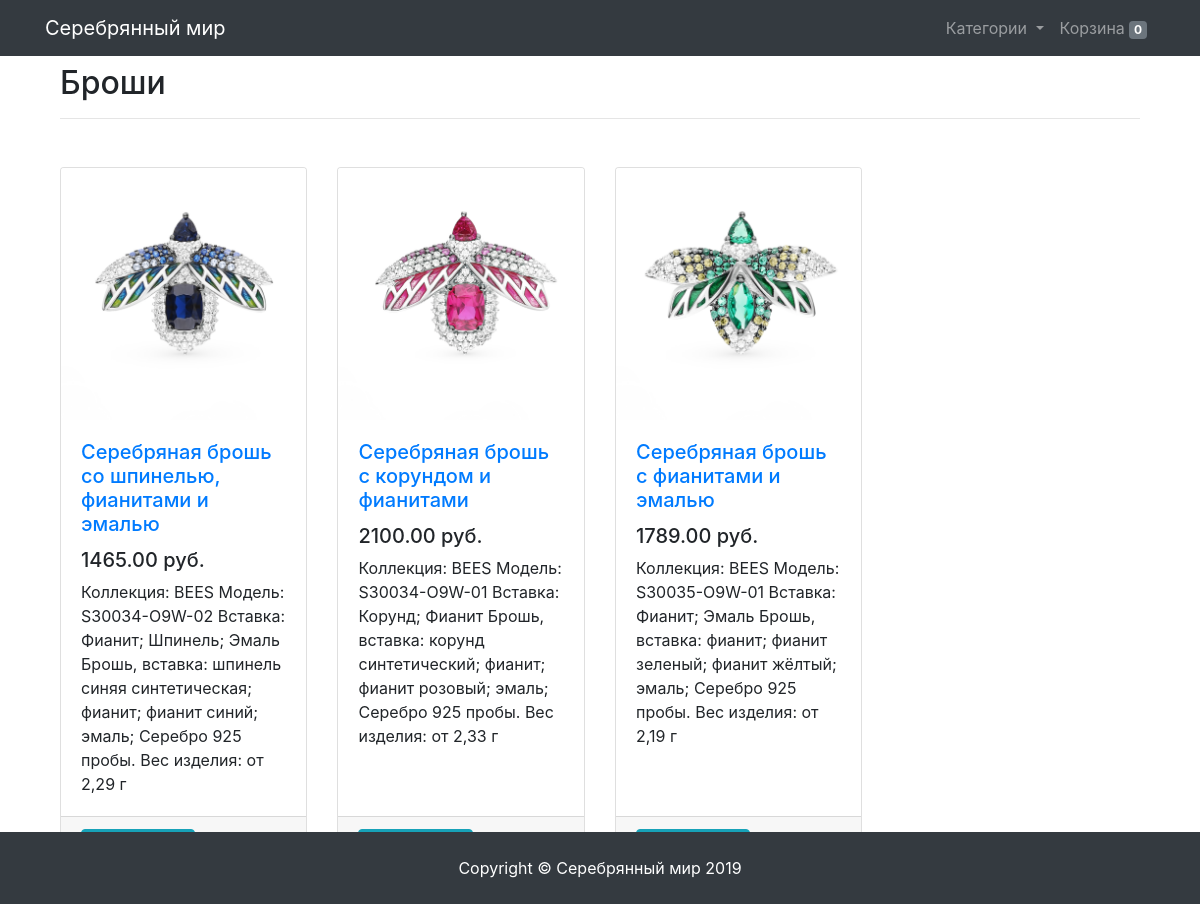
The page /category/brosh/ on the database its author committed.
### ecomapp/models.py (models this page shows, shortened)
class Category(models.Model):
    name = models.CharField(max_length=100)
    slug = models.SlugField(blank=True)
    def get_absolute_url(self):
        return reverse('category_detail', kwargs={'category_slug': self.slug})

class Product(models.Model):
    category = models.ForeignKey(Category)
    brand = models.ForeignKey(Brand)
    title = models.CharField(max_length=100)
    slug = models.SlugField()
    description = models.TextField()
    image = models.ImageField(upload_to=image_folder)
    price = models.DecimalField(max_digits=9, decimal_places=2)
    available = models.BooleanField(default=True)
    objects = ProductManager()
    def get_absolute_url(self):
        return reverse('product_detail', kwargs={'product_slug': self.slug})

### ecomapp/views.py (the view)
# urls.py: url(r'^category/(?P<category_slug>[-\w]+)/$', category_view, name='category_detail'),
def category_view(request, category_slug):
    try:
        cart_id = request.session['cart_id']
        cart = Cart.objects.get(id=cart_id)
        request.session['total'] = cart.items.count()
    except:
        cart = Cart()
        cart.save()
        cart_id = cart.id
        request.session['cart_id'] = cart_id
        cart = Cart.objects.get(id=cart_id)
    categories = Category.objects.all()
    category = Category.objects.get(slug=category_slug)
    products_of_categories = Product.objects.filter(category=category)
    context = {
        'category': category,
        'products_of_categories': products_of_categories,
        'categories': categories,
        'cart': cart
    }
    return render(request, 'category.html', context)

### ecomapp/templates/category.html
{%extends 'base.html'%}
{%block content%}
    <div class="container">
        <div class="col-sm-12 mt-3">
            <h2>{{ category.name }}</h2>
            <hr>
        </div>
        <div class="col-lg-9 mt-5">
            <div class="row">
              {% for product in products_of_categories%}
                <div class="col-lg-4 col-md-6 mb-4">
                  <div class="card h-100">
                    <a href="{{product.get_absolute_url}}"><img class="card-img-top" src="{{product.image.url}}" alt=""></a>
                    <div class="card-body">
                      <h5 class="card-title">
                        <a href="{{product.get_absolute_url}}">{{product.title}}</a>
                      </h5>
                      <h5>{{product.price}} руб.</h5>
                      <p class="card-text">{{product.description}}</p>
                    </div>
                    <div class="card-footer">
                      <a href="{{product.get_absolute_url}}"><button class="btn btn-info">Подробнее</button></a>
                    </div>
                  </div>
                </div>
              {% endfor%}
            </div>
        </div>
    </div>
{%endblock content%}

### rows shown on the page
Category: name "Броши"
Product: image (picture), title "Серебряная брошь со шпинелью, фианитами и эмалью", price "1465.00", description "Коллекция: BEES Модель: S30034-O9W-02 Вставка: Фианит; Шпинель; Эмаль Брошь, вставка: шпинель синяя синтетическая; фианит; фианит синий; эмаль; Серебро 925 пробы. Вес изделия: от 2,29 г"
Product: image (picture), title "Серебряная брошь с корундом и фианитами", price "2100.00", description "Коллекция: BEES Модель: S30034-O9W-01 Вставка: Корунд; Фианит Брошь, вставка: корунд синтетический; фианит; фианит розовый; эмаль; Серебро 925 пробы. Вес изделия: от 2,33 г"
Product: image (picture), title "Серебряная брошь с фианитами и эмалью", price "1789.00", description "Коллекция: BEES Модель: S30035-O9W-01 Вставка: Фианит; Эмаль Брошь, вставка: фианит; фианит зеленый; фианит жёлтый; эмаль; Серебро 925 пробы. Вес изделия: от 2,19 г"
